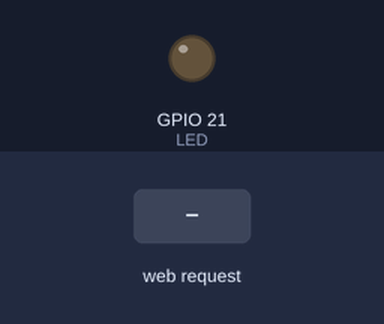
Bench run of a sketch on a simulated ESP32. Parts: output pins drawn as LEDs (lit = HIGH). The inputs (shaded band) are chosen by the test bench. WiFi joins after 1.5 s; servers stay silent unless stated; what the sketch prints to the serial monitor is not drawn.

Above: at 3.7 s.
3.8 s: HTTP request GET /LED_ON received
At 5.0 s:
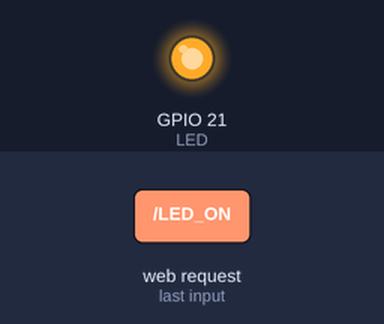
5.3 s: HTTP request GET /LED_OFF received
At 6.3 s:
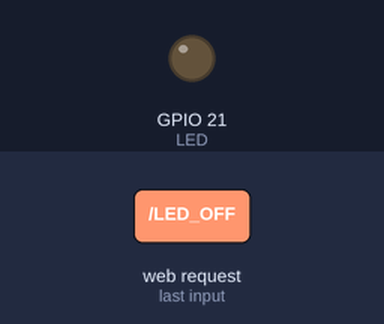
Timing chart, 0 to 8.3 s (numbered marks = the images above; inputs shaded):
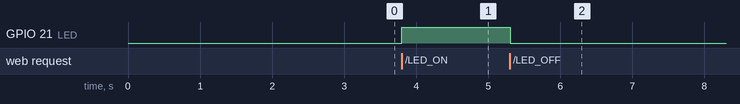

The sketch:

01_WIFI_LED_ON_OFF.ino
```cpp
/*
  ESP32 WiFi STA Mode
  http:://www.electronicwings.com
*/

#include <WiFi.h>

const char* ssid = "MUHAMMAD";         /*Enter Your SSID*/
const char* password = "12345678"; /*Enter Your Password*/

WiFiServer server(80); /* Instance of WiFiServer with port number 80 */
String request;
#define  LED 21

int LED_Status;

WiFiClient client;

void setup()
{
  Serial.begin(115200);
  pinMode(LED, OUTPUT);
  digitalWrite(LED, LOW);
  Serial.print("Connecting to: ");
  Serial.println(ssid);
  WiFi.mode(WIFI_STA);
  WiFi.begin(ssid, password);
  while(WiFi.status() != WL_CONNECTED)
  {
    Serial.print(".");
    delay(100);
  }
  Serial.print("\n");
  Serial.print("Connected to Wi-Fi ");
  Serial.println(WiFi.SSID());
  delay(1000);
  server.begin(); /* Start the HTTP web Server */
  Serial.print("Connect to IP Address: ");
  Serial.print("http://");
  Serial.println(WiFi.localIP());
}

void html (){
  client.println("HTTP/1.1 200 OK");
  client.println("Content-Type: text/html");
  client.println("Connection: close");
  client.println();

  client.println("<!DOCTYPE HTML>");
  client.println("<html>");

  client.println("<head>");
    client.println("<meta name=\"viewport\" content=\"width=device-width, initial-scale=1\">");
    client.println("<link rel=\"icon\" href=\"data:,\">");
    client.println("<style>");
      client.println("html { font-family: Roboto; display: inline-block; margin: 0px auto; text-align: center;}");
      client.println(".button {background-color: #4CAF50; border: none; color: white; padding: 15px 32px; text-align: center; text-decoration: none; display: inline-block; font-size: 16px; margin: 4px 2px; cursor: pointer;");
      client.println("text-decoration: none; font-size: 25px; margin: 2px; cursor: pointer;}");
      client.println(".button_ON {background-color: white; color: black; border: 2px solid #4CAF50;}");
      client.println(".button_OFF {background-color: white; color: black; border: 2px solid #f44336;}");
    client.println("</style>");
  client.println("</head>");
  client.println("<body>");
  client.println("<h2>ESP32 WiFi Station Mode</h2>");
  client.println("<p>Click to Turn ON and OFF the LED</p>");

  if(LED_Status == LOW)
  {
    client.print("<p><a href=\"/LED_ON\n\"><button class=\"button button_ON\">ON</button></a></p>");
  }

  else
  {
    client.print("<p><a href=\"/LED_OFF\n\"><button class=\"button button_OFF\">OFF</button></a></p>");
  }

  client.println("</body>");
 client.println("</html>");
}

void loop()
{
  client = server.available();
  if(!client)
  {
    return;
  }

  while (client.connected())
  {
    if (client.available())
    {
      char c = client.read();
      request += c;

      if (c == '\n')
      {
        if (request.indexOf("GET /LED_ON") != -1)
        {
          Serial.println("LED in ON");
          digitalWrite(LED, HIGH);
          LED_Status = HIGH;
        }

        if (request.indexOf("GET /LED_OFF") != -1)
        {
          Serial.println("LED in OFF");
          digitalWrite(LED, LOW);
          LED_Status = LOW;
        }
        html();
        break;
    }
    }
  }

  delay(1);
  request="";
  client.stop();
}
```

Measured:
- after the input at 3.8 s, GPIO 21 (LED): LOW → HIGH at once
- after the input at 5.3 s, GPIO 21 (LED): HIGH → LOW at once
